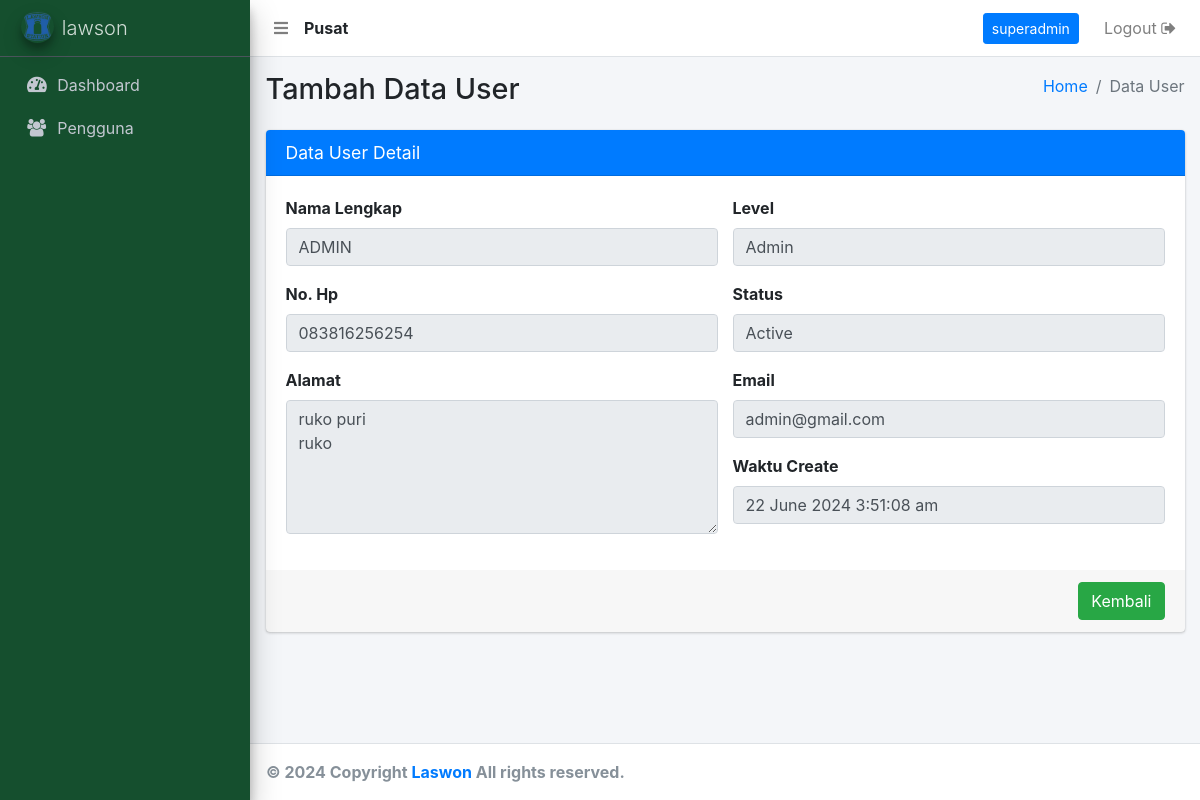
Screenshot of /user-zoom.php?id=32 (signed in) with the database file from the repository.
### tables this page shows
CREATE TABLE `user` (
  `user_id` int(11) NOT NULL,
  `user_nama` varchar(500) NOT NULL,
  `user_no_hp` varchar(250) NOT NULL,
  `user_alamat` text NOT NULL,
  `user_email` varchar(250) NOT NULL,
  `user_password` varchar(500) NOT NULL,
  `user_create` varchar(250) NOT NULL,
  `user_level` varchar(250) NOT NULL,
  `user_status` varchar(250) NOT NULL,
  `user_cabang` int(11) NOT NULL
);

### _header-artibut.php (called while the page is built, shortened)
<?php
  	include 'aksi/functions.php';
    $userLoginCabang = mysqli_query( $conn, "select user_cabang from user where user_id = '".$_SESSION['user_id']."'");
    $sessionCabangData = mysqli_fetch_array($userLoginCabang);
    $sessionCabang     = $sessionCabangData['user_cabang'];
    if ( $sessionCabang < 1 ) {
      $tipeToko = "Pusat";
    } else {
      $tipeToko = "Cabang ".$sessionCabang;
    }
?>

### aksi/functions.php (called while the page is built, shortened)
<?php
include 'koneksi.php';
function query($query) {
	global $conn;
	$result = mysqli_query($conn, $query);
	$rows = [];
	while ( $row = mysqli_fetch_assoc($result) ) {
		$rows[] = $row;
	}
	return $rows;
}
?>

### user-zoom.php (the view, shortened to what this page needs)
<?php
  include '_header.php';
  include '_nav.php';
  include '_sidebar.php';
?>
<?php
$id = $_GET["id"];
$user = query("SELECT * FROM user WHERE user_id = $id ")[0];
?>
  <div class="content-wrapper">
    <section class="content-header">
      <div class="container-fluid">
        <div class="row mb-2">
          <div class="col-sm-6">
            <h1>Tambah Data User</h1>
          </div>
          <div class="col-sm-6">
            <ol class="breadcrumb float-sm-right">
              <li class="breadcrumb-item"><a href="bo">Home</a></li>
              <li class="breadcrumb-item active">Data User</li>
            </ol>
          </div>
        </div>
      </div>
    </section>
    <section class="content">
      <div class="container-fluid">
        <div class="row">
          <div class="col-md-12">
            <div class="card card-primary">
              <div class="card-header">
                <h3 class="card-title">Data User Detail</h3>
              </div>
              <form role="form" action="" method="post">
                <div class="card-body">
                  <div class="row">
                    <div class="col-md-6 col-lg-6">
                        <div class="form-group">
                          <label for="user_nama">Nama Lengkap</label>
                          <input type="text" name="user_nama" class="form-control" id="user_nama" value="<?= $user['user_nama']; ?>" readonly>
                        </div>
                        <div class="form-group">
                            <label for="user_no_hp">No. Hp</label>
                            <input type="text" name="user_no_hp" class="form-control" id="user_no_hp" value="<?= $user['user_no_hp']; ?>" readonly>
                        </div>
                        <div class="form-group">
                            <label for="user_alamat">Alamat</label>
                            <textarea name="user_alamat" id="user_alamat" class="form-control" rows="5" readonly="readonly"><?= $user['user_alamat']; ?></textarea>
                        </div>
                    </div>
                    <div class="col-md-6 col-lg-6">
                        <div class="form-group ">
                            <label for="user_level" class="">Level</label>
                            <div class="">
                              <?php
                                if ( $user['user_level'] === "super admin" ) {
                                  $level = "Super Admin";
                                } elseif ( $user['user_level'] === "admin" ) {
                                  $level = "Admin";
                                } elseif ( $user['user_level'] === "kurir" ) {
                                  $level = "Kurir";
                                } else {
                                  $level = "Petugas";
                                }
                              ?>
                            <input type="text" name="" class="form-control" id="" value="<?= $level; ?>" readonly>
                            </div>
                          </div>
                          <div class="form-group ">
                              <label for="user_status">Status</label>
                              <div class="">
                                <?php
                                  if ( $user['user_status'] === "1" ) {
                                    $status = "Active";
                                  } else {
                                    $status = "Not Active";
                                  }
                                ?>
                                   <input type="text" name="" class="form-control" id="" value="<?= $status; ?>" readonly>
                              </div>
                          </div>
                        <div class="form-group">
                          <label for="user_email">Email</label>
                          <input type="email" name="user_email" class="form-control" id="user_email" value="<?= $user['user_email']; ?>" readonly>
                        </div>
                        <div class="form-group">
                            <label for="user_create">Waktu Create</label>
                            <input type="text" name="user_create" class="form-control" id="user_create" value="<?= $user['user_create']; ?>" readonly="">
                        </div>
                    </div>
                  </div>
                </div>
                <div class="card-footer text-right">
                  <a href="users?cabang=<?= $_GET['cabang']; ?>" class="btn btn-success">Kembali</a>
                </div>
              </form>
            </div>
          </div>
        </div>
      </div>
    </section>
  </div>
<?php include '_footer.php'; ?>

### _nav.php (shortened to what this page needs)
<nav class="main-header navbar navbar-expand navbar-white navbar-light">
    <ul class="navbar-nav">
      <li class="nav-item">
        <a class="nav-link" data-widget="pushmenu" href="#"><i class="fas fa-bars"></i></a>
      </li>
      <li class="nav-item" style="padding-top: 8px;">
        <?php
          echo "<b>".$tipeToko."</b>";
        ?>
      </li>
    </ul>
    <ul class="navbar-nav ml-auto">
        <li class="nav-item">
         <a class="btn btn-block btn-primary btn-sm"   style="margin-top: 5px; color:white;"><?= $_SESSION['user_nama']; ?></a>
      </li>
      <li class="nav-item">
        <a href="<?php echo "aksi/logout.php?logout";?>"onclick="return confirm('Apakah anda yakin logout ?')" class="nav-link">Logout <i class="fa fa-sign-out"></i>
        </a>
      </li>
    </ul>
  </nav>

### rows the page displays
user: user_cabang "Pusat"
user: user_nama "ADMIN", user_no_hp "083816256254", user_alamat "ruko puri ruko", user_level "Admin", user_status "Active", user_email "admin@gmail.com", user_create "22 June 2024 3:51:08 am"

### other values shown
$_SESSION['user_nama'] "superadmin"
